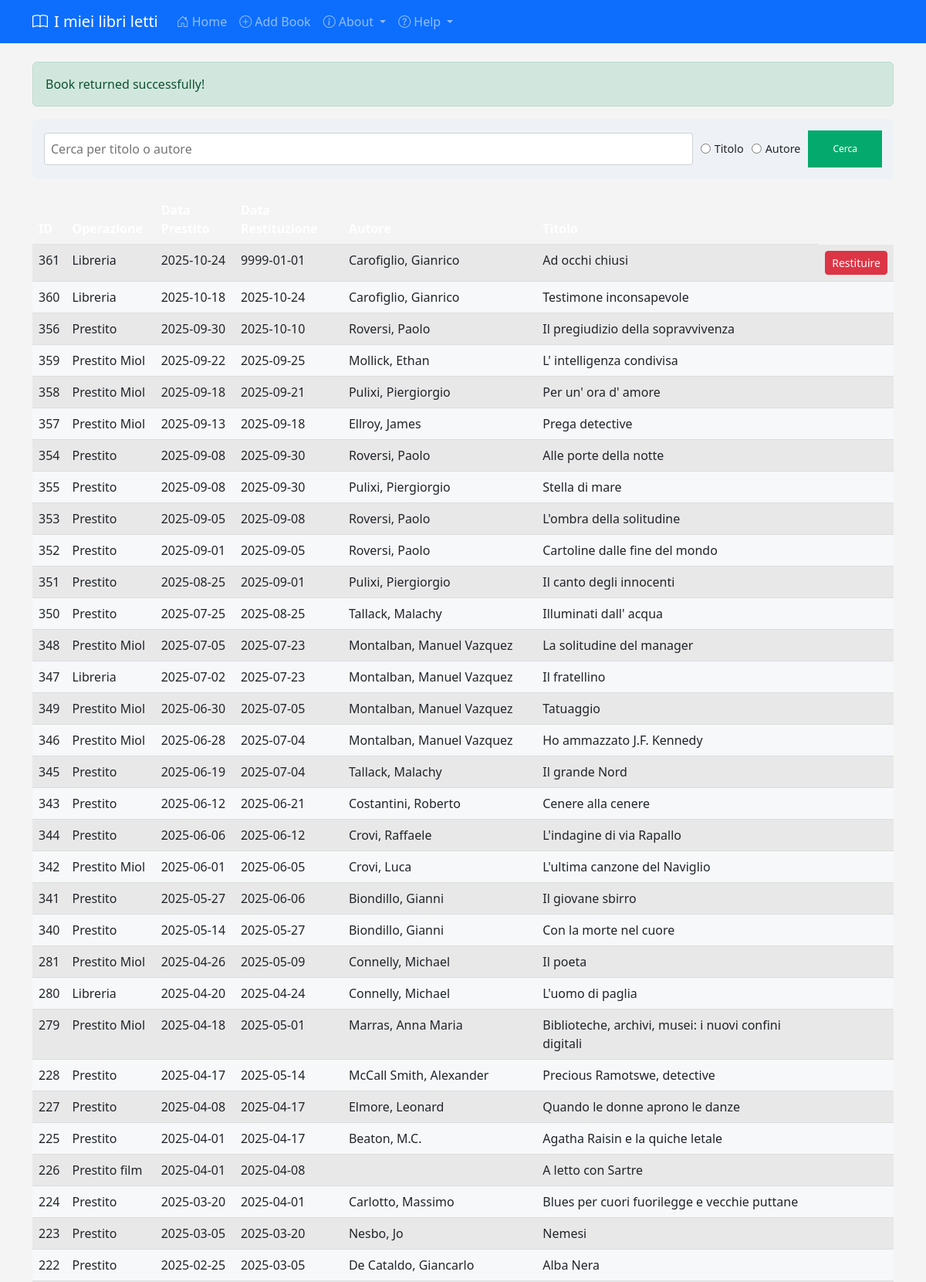
The app's page /return-book/361 (upper part) with its own data.
### models.py (models this page shows)
class Book(Base):
    __tablename__ = "storico"
    id = Column(Integer, primary_key=True, index=True)
    operazione = Column(String)
    dataRitiro = Column(String)
    dataChiusura = Column(String)
    autore = Column(String)
    titolo = Column(String, index=True)

### main.py (the view)
@app.get("/return-book/{id}")
def return_book_web(request: Request, id: str, db: Session = Depends(get_db)):
    crud.return_book(db, id)
    per_page = PerPage
    total = crud.get_books_count(db)
    total_pages = (total + per_page - 1) // per_page
    return templates.TemplateResponse("index.html", {
        "request": request,
        "books": crud.get_books(db),
        "page": page,
        "per_page": PerPage,
        "total_pages": total_pages,
        "message": "Book returned successfully!"
    })

### templates/index.html (shortened to what this page needs)
{% extends "base.html" %}
{% block content %}
    {% if message %}
    <div class="alert alert-success">{{ message }}</div>
    {% endif %}
    <form method="get" action="/search" class="search-form">
        <input type="text" name="query" size="30" placeholder="Cerca per titolo o autore">
        <label><input type="radio" name="search_field" value="titolo" {% if search_field == 'titolo' %}checked{% endif %}> Titolo</label>
        <label><input type="radio" name="search_field" value="autore" {% if search_field == 'autore' %}checked{% endif %}> Autore</label>
        <button type="submit" size="10">Cerca</button>
    </form>
    {% if books %}
    <table class="table table-striped">
        <thead>
            <tr>
                <th>ID</th>
                <th>Operazione</th>
                <th>Data Prestito</th>
                <th>Data Restituzione</th>
                <th>Autore</th>
                <th>Titolo</th>
            </tr>
        </thead>
        <tbody>
            {% for book in books %}
            <tr>
                <td>{{ book.id }}</td>
                <td>{{ book.operazione }}</td>
                <td>{{ book.dataRitiro }}</td>
                <td>{{ book.dataChiusura }}</td>
                <td>{{ book.autore }}</td>
                <td>{{ book.titolo }}</td>
                <td>
                    {% if book.dataChiusura==NULL or book.dataChiusura=='9999-01-01' %}
                        <a href="/return-book/{{ book.id }}" class="btn btn-danger btn-sm" onclick="return confirm('Are you sure you want to return this book?')">Restituire</a>
                    {% endif %}
                </td>
            </tr>
            {% endfor %}
        </tbody>
    </table>
    {% else %}
    <p>No books in the library yet.</p>
    {% endif %}
{% endblock %}

### static/styles.css (style rules this page uses)
body { background-color: #f4f4f4; font-family: 'Segoe UI', Tahoma, Geneva, Verdana, sans-serif; }
.table { margin-top: 20px; }

### templates/index.html (style rules this page uses)
* { box-sizing: border-box; margin: 0; padding: 0; }
.search-form { display: flex; flex-wrap: wrap; gap: 10px; margin-bottom: 20px; align-items: center; background: #eef2f7; padding: 15px; border-radius: 6px; }
.search-form input[type="text"], .search-form select { padding: 8px; border: 1px solid #ccd0d5; border-radius: 4px; flex: 1; min-width: 150px; }
.search-form label { display: flex; align-items: center; font-size: 0.9rem; gap: 5px; }
.search-form button { background-color: #04AA6D; border: none; color: white; padding: 15px 32px; text-align: center; text-decoration: none; display: inline-block; font-size: 12px; }
table thead th { background-color: #007bff; color: #fff; padding: 10px; text-align: left; }
table tbody tr:nth-child(even) { background-color: #f6f8fa; }
table tbody td { padding: 10px; border-bottom: 1px solid #ddd; }

### records on screen
Book: id "361", operazione "Libreria", dataRitiro "2025-10-24", dataChiusura "9999-01-01", autore "Carofiglio, Gianrico", titolo "Ad occhi chiusi"
Book: id "360", operazione "Libreria", dataRitiro "2025-10-18", dataChiusura "2025-10-24", autore "Carofiglio, Gianrico", titolo "Testimone inconsapevole"
Book: id "356", operazione "Prestito", dataRitiro "2025-09-30", dataChiusura "2025-10-10", autore "Roversi, Paolo", titolo "Il pregiudizio della sopravvivenza"
Book: id "359", operazione "Prestito Miol", dataRitiro "2025-09-22", dataChiusura "2025-09-25", autore "Mollick, Ethan", titolo "L' intelligenza condivisa"
Book: id "358", operazione "Prestito Miol", dataRitiro "2025-09-18", dataChiusura "2025-09-21", autore "Pulixi, Piergiorgio", titolo "Per un' ora d' amore"
Book: id "357", operazione "Prestito Miol", dataRitiro "2025-09-13", dataChiusura "2025-09-18", autore "Ellroy, James", titolo "Prega detective"
Book: id "354", operazione "Prestito", dataRitiro "2025-09-08", dataChiusura "2025-09-30", autore "Roversi, Paolo", titolo "Alle porte della notte"
Book: id "355", operazione "Prestito", dataRitiro "2025-09-08", dataChiusura "2025-09-30", autore "Pulixi, Piergiorgio", titolo "Stella di mare"
Book: id "353", operazione "Prestito", dataRitiro "2025-09-05", dataChiusura "2025-09-08", autore "Roversi, Paolo", titolo "L'ombra della solitudine"
Book: id "352", operazione "Prestito", dataRitiro "2025-09-01", dataChiusura "2025-09-05", autore "Roversi, Paolo", titolo "Cartoline dalle fine del mondo"
Book: id "351", operazione "Prestito", dataRitiro "2025-08-25", dataChiusura "2025-09-01", autore "Pulixi, Piergiorgio", titolo "Il canto degli innocenti"
Book: id "350", operazione "Prestito", dataRitiro "2025-07-25", dataChiusura "2025-08-25", autore "Tallack, Malachy", titolo "Illuminati dall' acqua"
Book: id "348", operazione "Prestito Miol", dataRitiro "2025-07-05", dataChiusura "2025-07-23", autore "Montalban, Manuel Vazquez", titolo "La solitudine del manager"
Book: id "347", operazione "Libreria", dataRitiro "2025-07-02", dataChiusura "2025-07-23", autore "Montalban, Manuel Vazquez", titolo "Il fratellino"
Book: id "349", operazione "Prestito Miol", dataRitiro "2025-06-30", dataChiusura "2025-07-05", autore "Montalban, Manuel Vazquez", titolo "Tatuaggio"
Book: id "346", operazione "Prestito Miol", dataRitiro "2025-06-28", dataChiusura "2025-07-04", autore "Montalban, Manuel Vazquez", titolo "Ho ammazzato J.F. Kennedy"
Book: id "345", operazione "Prestito", dataRitiro "2025-06-19", dataChiusura "2025-07-04", autore "Tallack, Malachy", titolo "Il grande Nord"
Book: id "343", operazione "Prestito", dataRitiro "2025-06-12", dataChiusura "2025-06-21", autore "Costantini, Roberto", titolo "Cenere alla cenere"
Book: id "344", operazione "Prestito", dataRitiro "2025-06-06", dataChiusura "2025-06-12", autore "Crovi, Raffaele", titolo "L'indagine di via Rapallo"
Book: id "342", operazione "Prestito Miol", dataRitiro "2025-06-01", dataChiusura "2025-06-05", autore "Crovi, Luca", titolo "L'ultima canzone del Naviglio"
Book: id "341", operazione "Prestito", dataRitiro "2025-05-27", dataChiusura "2025-06-06", autore "Biondillo, Gianni", titolo "Il giovane sbirro"
Book: id "340", operazione "Prestito", dataRitiro "2025-05-14", dataChiusura "2025-05-27", autore "Biondillo, Gianni", titolo "Con la morte nel cuore"
Book: id "281", operazione "Prestito Miol", dataRitiro "2025-04-26", dataChiusura "2025-05-09", autore "Connelly, Michael", titolo "Il poeta"
Book: id "280", operazione "Libreria", dataRitiro "2025-04-20", dataChiusura "2025-04-24", autore "Connelly, Michael", titolo "L'uomo di paglia"
Book: id "279", operazione "Prestito Miol", dataRitiro "2025-04-18", dataChiusura "2025-05-01", autore "Marras, Anna Maria", titolo "Biblioteche, archivi, musei: i nuovi confini digitali"
Book: id "228", operazione "Prestito", dataRitiro "2025-04-17", dataChiusura "2025-05-14", autore "McCall Smith, Alexander", titolo "Precious Ramotswe, detective"
Book: id "227", operazione "Prestito", dataRitiro "2025-04-08", dataChiusura "2025-04-17", autore "Elmore, Leonard", titolo "Quando le donne aprono le danze"
Book: id "225", operazione "Prestito", dataRitiro "2025-04-01", dataChiusura "2025-04-17", autore "Beaton, M.C.", titolo "Agatha Raisin e la quiche letale"
Book: id "226", operazione "Prestito film", dataRitiro "2025-04-01", dataChiusura "2025-04-08", titolo "A letto con Sartre"
Book: id "224", operazione "Prestito", dataRitiro "2025-03-20", dataChiusura "2025-04-01", autore "Carlotto, Massimo", titolo "Blues per cuori fuorilegge e vecchie puttane"
Book: id "223", operazione "Prestito", dataRitiro "2025-03-05", dataChiusura "2025-03-20", autore "Nesbo, Jo", titolo "Nemesi"
Book: id "222", operazione "Prestito", dataRitiro "2025-02-25", dataChiusura "2025-03-05", autore "De Cataldo, Giancarlo", titolo "Alba Nera"

### other values on screen
{{ message }} "Book returned successfully!"
